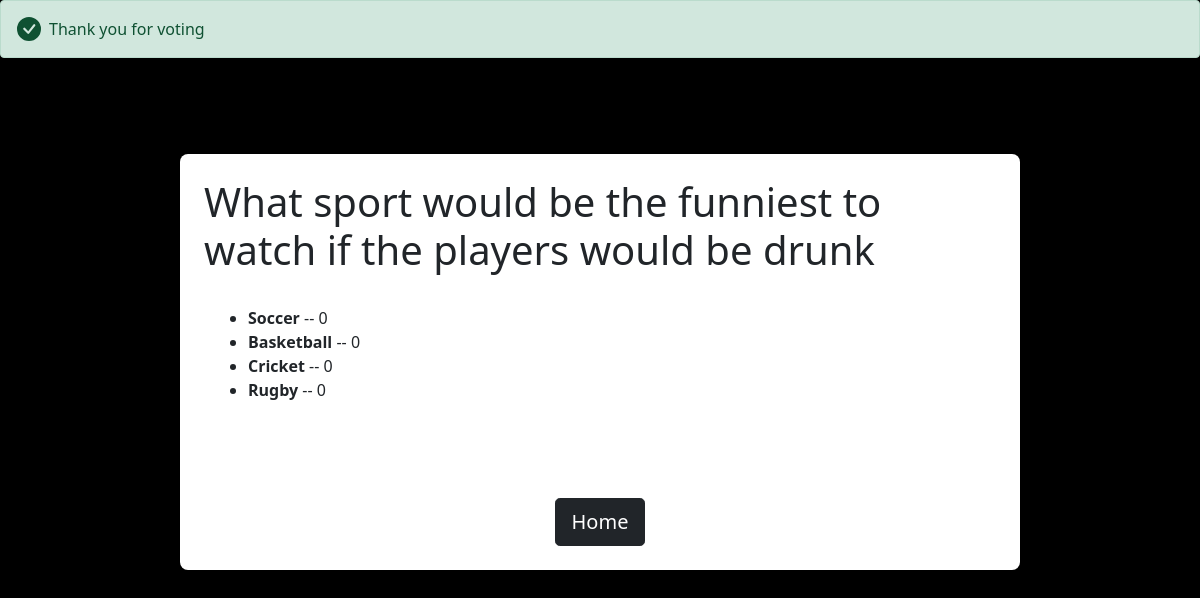
The page /polls/8/results on the database its author committed.
### polls/models.py (models this page shows, shortened)
class Question(models.Model):
    question_text = models.CharField(max_length=1200)
    pub_date = models.DateTimeField('date published')

class Choice(models.Model):
    question = models.ForeignKey('Question',on_delete=models.CASCADE)
    choice_text = models.CharField(max_length=200)
    votes = models.IntegerField(default=0)

### polls/views.py (the view)
# urls.py: path('<int:question_id>/results', views.results, name = 'results'),
def results(request, question_id):
    question = get_object_or_404(Question,pk=question_id)
    return render(request,'polls/result.html',{'question':question})

### polls/templates/polls/result.html (shortened to what this page needs)
<!doctype html>
<html lang="en">
<head>
    <link href="https://cdn.jsdelivr.net/npm/bootstrap@5.0.1/dist/css/bootstrap.min.css" rel="stylesheet"
>
</head>
<body>
    <div class="alert alert-success d-flex align-items-center" role="alert">
        <svg class="bi flex-shrink-0 me-2" width="24" height="24" role="img" aria-label="Success:">
            <use xlink:href="#check-circle-fill" />
        </svg>
        <div>
            Thank you for voting
        </div>
    </div>
    <div class="container">
        <h1>{{ question.question_text }}</h1>
        <div class="container-md" style="margin-top: 2em;margin-bottom: 6em;">
            <ul>
                {% for choice in question.choice_set.all %}
                <li><strong>{{choice.choice_text}}</strong> -- {{choice.votes}}</li>
                {% endfor %}
            </ul>
        </div>
        <div style="text-align: center;"><a href="{%url 'polls:index'%}"><button class="btn btn-dark btn-lg">Home</button> </a></div>
    </div>
</body>
</html>

### polls/templates/polls/result.html (style rules this page uses)
body { background-color: black; font-family: 'Segoe UI', Tahoma, Geneva, Verdana, sans-serif; }
.container { background-color: white; width: 70%; height: 30%; border-radius: 8px; margin-top: 8%; padding: 2%; }

### rows shown on the page
Question: question_text "What sport would be the funniest to watch if the players would be drunk"
Choice: choice_text "Soccer", votes "0"
Choice: choice_text "Basketball", votes "0"
Choice: choice_text "Cricket", votes "0"
Choice: choice_text "Rugby", votes "0"
